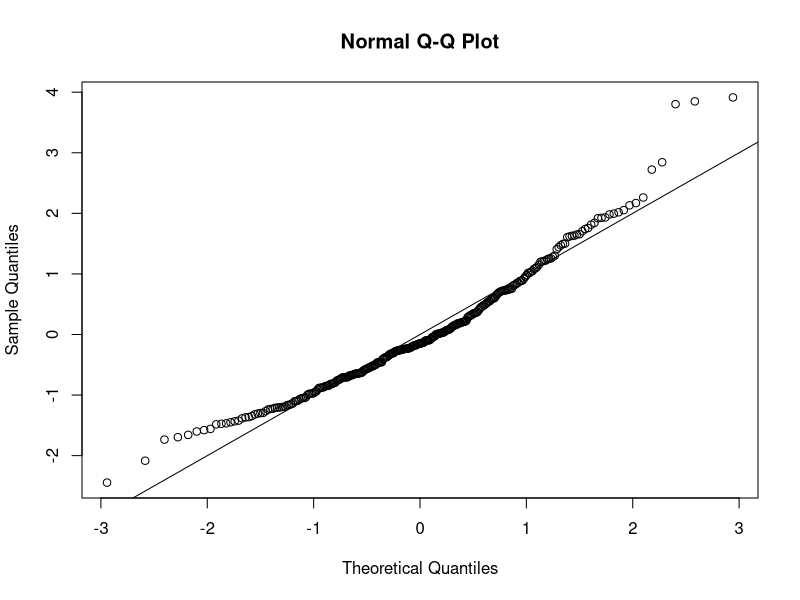
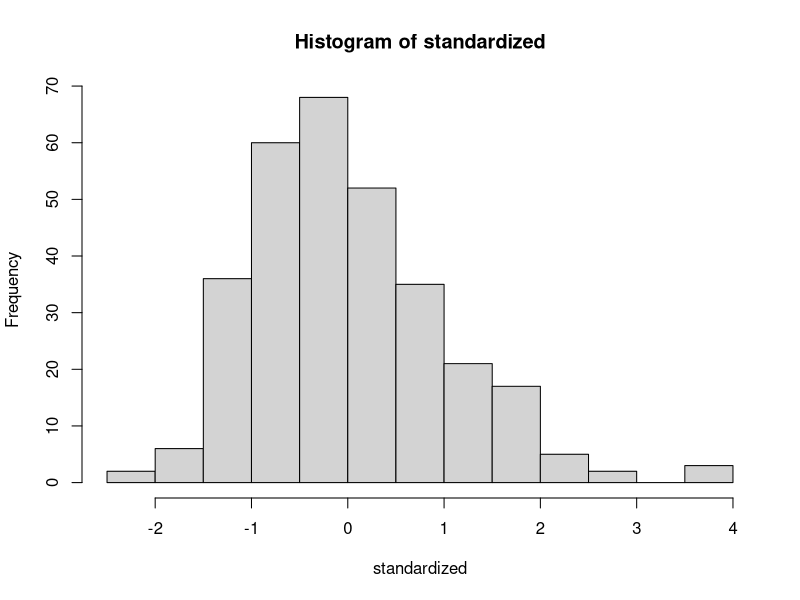
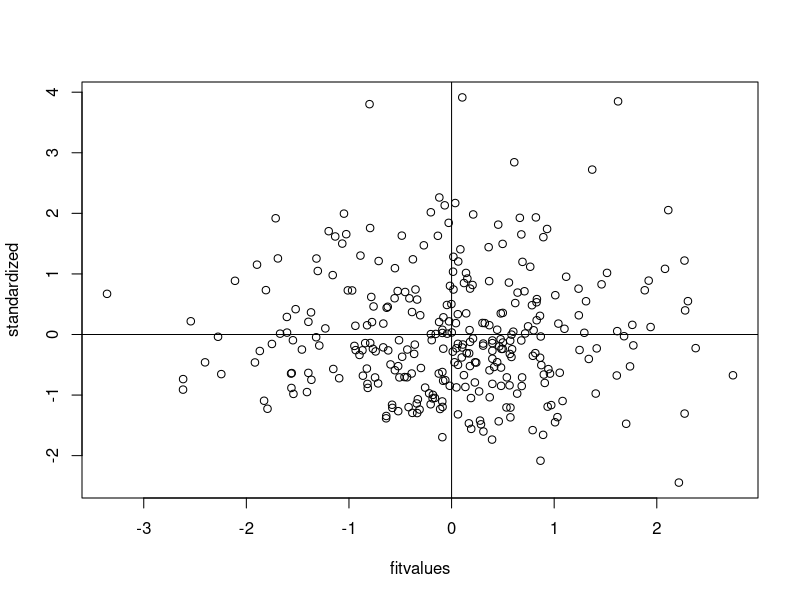

These figures' R source, in order:
setwd("E:/GA/Scales")
master = read.csv("Meaning_Scales_OrientationToHappiness_RR_RN_Paper.csv")
summary(master)

####DATA SCREENING####

##Missing Data##
library(mice)
percentmiss = function(x){ sum(is.na(x))/length(x) *100 }

##Going by rows ONLY
notypos = master
missing = apply(notypos[ , 3:20], 1, percentmiss) 
table(missing)

##replace only the data that you should
replacepeople = notypos[ missing <= 5 , ]  
dontpeople = notypos[ missing > 5 , ]

##figure out the columns to exclude (survey data)
apply(replacepeople, 2, percentmiss)
replacecolumn = replacepeople[ , -c(1,2,21)]
dontcolumn = replacepeople[ , c(1,2,21)]

nomiss = replacepeople

##Outliers##
mahal = mahalanobis(nomiss[ , -c(1,2,21)], 
                    colMeans(nomiss[ , -c(1,2,21)], na.rm = TRUE),
                    cov(nomiss[ , -c(1,2,21)], use="pairwise.complete.obs"))

cutoff = qchisq(.999,ncol(nomiss[ , -c(1,2,21)])) 
summary(mahal < cutoff)
noout = nomiss[ mahal < cutoff, ]

##additivity: correlations
correlations = cor(noout[,-c(1,2,21)], use="pairwise.complete.obs")
symnum(correlations)

##make the random stuff
random = rchisq(nrow(noout), 7)
##be sure here not to include the ID columns!
fake = lm(random~., data=noout[ , -c(1:2,21)])

##get the linearity plot
##create the standardized residuals
standardized = rstudent(fake)
qqnorm(standardized)
abline(0,1)

##multivariate normality
hist(standardized, breaks=15)

##homogeneity and homoscedaticity
fitvalues = scale(fake$fitted.values)
plot(fitvalues, standardized) 
abline(0,0)
abline(v = 0)

##Scored
Meaning <- rowMeans(noout[, c(4,7,13,14,16,19)])
Meaning

Engage <- rowMeans(noout[, c(5,10,15,17,18,20)])
Engage

Pleasure <- rowMeans(noout[, c(3,6,8,9,11,12)])
Pleasure
